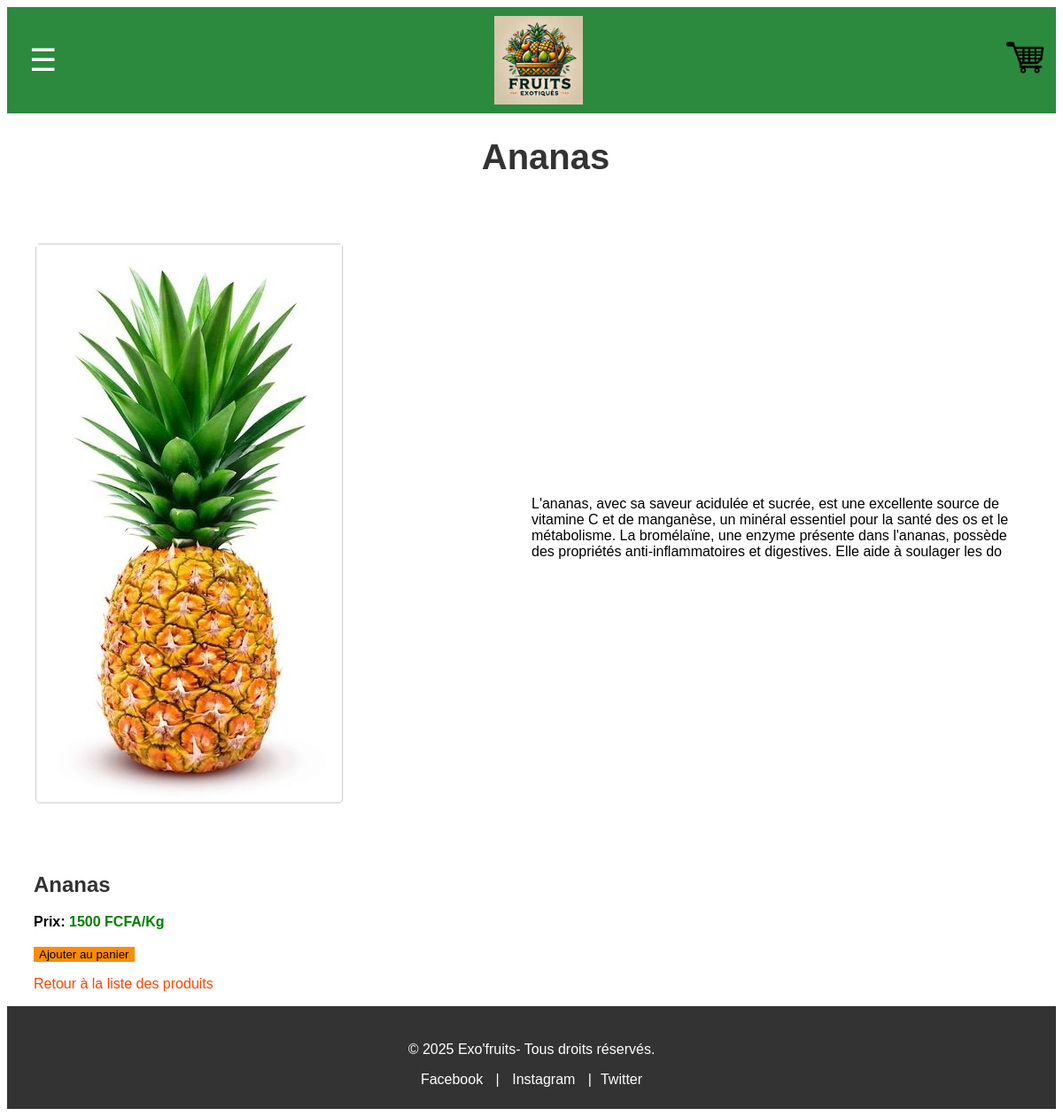
Page /produit.php?id=2 on the committed database.
### tables this page shows
CREATE TABLE `produits` (
  `id` int(11) NOT NULL,
  `nom` varchar(50) NOT NULL,
  `detail` varchar(300) NOT NULL,
  `catégorie` varchar(50) NOT NULL,
  `photo` varchar(50) NOT NULL,
  `prix` varchar(50) NOT NULL,
  `remise` int(11) NOT NULL
);

### produit.php (the view, shortened to what this page needs)
<?php
require_once("connexion.php");
$id_produit = isset($_GET['id']) ? intval($_GET['id']) : null;
if ($id_produit) {
    $req = "SELECT id, nom, photo, prix, detail FROM produits WHERE id =" . $id_produit;
    $resultat = mysqli_query($link, $req);
    if ($produit = mysqli_fetch_assoc($resultat)) {
        ?>
        <!DOCTYPE html>
        <html lang="fr">
        <head>
            <link rel="stylesheet" href="style.css">
        </head>
        <body>
            <header>
                <?php include("haut.php"); ?>
            </header>
            <h1 class="h-h1"><?php echo $produit['nom']; ?></h1>
            <section class="h-el">
                <div class="product-image">
                    <img src="<?php echo $produit['photo']; ?>" alt="<?php echo $produit['nom']; ?>">
                </div>
                <p class="h-content"><?php echo $produit['detail'] ?></p>
            </section>
            <div class="product-info">
                <h2><?php echo $produit['nom'] ?></h2>
                <span class="product-price" id="prixUnitaire"><strong>Prix: </strong><?php echo $produit['prix'] ?> FCFA/Kg</span><br><br>
                <button class="bouton-ajouter-panier" data-id-produit="<?php echo $id_produit; ?>">Ajouter au panier</button>
                <p class="lien"><a href="index.php?page=hans">Retour à la liste des produits</a></p>
            </div>
            <footer>
                <?php include("bas.php"); ?>
            </footer>
        </body>
        </html>
        <?php
    } else {
        echo "Produit non trouvé.";
    }
}
?>

### style.css (style rules this page uses)
h1, h2, h3 { font-weight: bold; color: #333; }
.h-h1 { align-items: center; margin-left: 32px; text-align: center; font-size: 2.5rem; font-weight: bold; }
.h-content { max-width: 50%; }
.h-el { display: flex; justify-content: space-between; align-items: center; padding: 3rem 2rem; }
.product-image { width: auto; height: auto; margin-bottom: 10px; object-fit: cover; border: 1px solid #ccc; border: 1px solid #ccc; border-radius: 5px; }
footer { background-color: #333; color: white; text-align: center; padding: 12px; }
button { border: none; background-color: #ff8c00; }
body { font-family:Arial, Helvetica, sans-serif; }
.lien a { text-decoration: none; color:orangered; }
.lien a { text-decoration: none; }
.product-price { color: green; font-weight: 800; }
.product-info { margin-left: 30px; }
.product-info strong { color: #000; }

### rows in the picture
produits: nom "Ananas", photo (picture), detail "L'ananas, avec sa saveur acidulée et sucrée, est une excellente source de vitamine C et de manganèse, un minéral essentiel pour la santé des os et le métabolisme. La bromélaïne, une enzyme présente dans l'ananas, possède des propriétés anti-inflammatoires et digestives. Elle aide à soulager les do", prix "1500"
